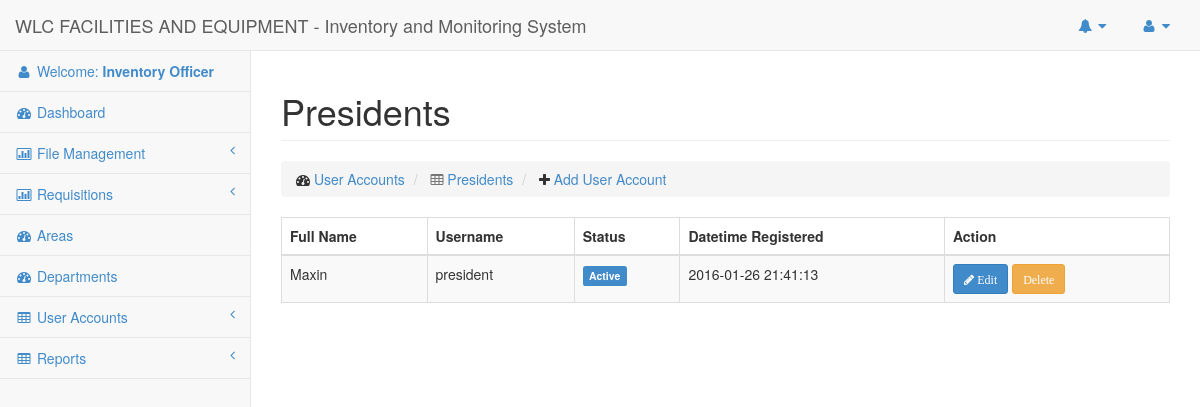
/Pages/Users/Presidents/listing.php (signed in), run on the app's committed database.
### tables this page shows
CREATE TABLE `users` (
  `id` int(50) NOT NULL AUTO_INCREMENT,
  `email` varchar(100) NOT NULL,
  `password` varchar(100) NOT NULL,
  `lastname` varchar(100) NOT NULL,
  `firstname` varchar(100) NOT NULL,
  `middlename` varchar(50) NOT NULL,
  `status` enum('Active','Inactive','Deleted') NOT NULL,
  `type` varchar(30) NOT NULL,
  `datetime_added` datetime NOT NULL,
  `datetime_updated` varchar(45) NOT NULL,
  `datetime_deleted` varchar(45) NOT NULL,
  `department_id` int(11) NOT NULL,
  PRIMARY KEY (`id`),
  UNIQUE KEY `user_id` (`id`),
  UNIQUE KEY `user_id_2` (`id`),
  UNIQUE KEY `user_id_3` (`id`)
);

### Config/DbConnection.php (called while the page is built, shortened)
<?php
Class DbConnection{
	private static $_instance;
	public static function connect() {
		if(!self::$_instance) {
			self::$_instance = new self();
		}
		return self::$_instance;
	}
	private function __construct() {
		$this->_connection = new mysqli(Constant::DB_HOST, Constant::DB_USER,
			Constant::DB_PASS, Constant::DB_NAME);
	}
	public function getConnection() {
		return $this->_connection;
	}
}

### Repositories/Base.php (called while the page is built, shortened)
<?php
Class Base {
	public $connection = '';
	public function __construct()
	{
		$this->connection = DbConnection::connect()->getConnection();
	}
	public function getAll($columns = null, $where = null)
	{
		$sql = '';
		if ($columns) {
			$sql = 'SELECT '.implode(',', $columns).' FROM '.$this->table;
			if ($where) {
				$whereClause = [];
				$sql .= ' WHERE ';
				foreach ($where as $column => $value) {
					$whereClause[] = "`$this->table`.`$column`='$value'";
				}
				$sql .= ' '.implode(',', $whereClause);
			}
		} else {
			$sql = 'SELECT * FROM '.$this->table;
		}
		$data = $this->connection->query($sql);
		return $data;
	}
}
?>

### Pages/Users/Presidents/listing.php (the view, shortened to what this page needs)
<?php
$userObj = new User();
?>
  <div class="row">
      <div class="col-lg-12">
          <h1 class="page-header">Presidents</h1>
          <ol class="breadcrumb">
              <li>
                  <i class="fa fa-dashboard"></i>  <a href="#">User Accounts</a>
              </li>
              <li class='active'>
                  <i class="fa fa-table"></i>  <a href="#">Presidents</a>
              </li>
              <li>
                  <i class="fa fa-plus"></i>  <a href="#">Add User Account</a>
              </li>
          </ol>
      </div>
  </div>
  <div class="row">
    <div class="col-md-12">
      <div class="table-responsive">
        <?php
            $result = $userObj->getAll([
                'email',
                'firstname',
                'middlename',
                'lastname',
                'status',
                'datetime_added'
              ], [
                'type' => Constant::USER_PRESIDENT
              ]);
        ?>
        <table class="table table-striped table-hover table-bordered">
          <thead>
              <tr id='th'>
                <th> Full Name </th>
                <th> Username </th>
                <th> Status </th>
                <th> Datetime Registered </th>
                <th> Action </th>
              </tr>
          </thead>
          <tbody>
            <?php if ($result && 0 != $result->num_rows) { ?>
                <?php  while ($user = $result->fetch_assoc()) { ?>
                  <tr>
                    <td><?php echo $user['firstname']; ?></td>
                    <td><?php echo $user['email']; ?></td>
                    <td><?php echo UserUtility::formatStatus($user['status']); ?></td>
                    <td><?php echo $user['datetime_added']; ?></td>
                    <td>
                        <a href="#" class='btn btn-sm btn-primary'>
                          <i class='fa fa-pencil'> Edit</i>
                        </a>
                        <a href="#" class='btn btn-sm btn-warning'>
                          <i class='fa fa-delete'>Delete</i>
                        </a>
                    </td>
                  </tr>
                <?php } ?>
            <?php } ?>
          </tbody>
        </table>
      </div>
    </div>
  </div>

### Utilities/UserUtility.php (shortened to what this page needs)
<?php
class UserUtility
{
	public static function formatStatus($status)
	{
		if ($status == Constant::USER_ACTIVE) {
			return '<label class="label label-primary">Active</label>';
		} else if ($status == Constant::USER_DELETED) {
			return '<label class="label label-danger">Deleted</label>';
		}
	}
}

### css/sb-admin-2.css (style rules this page uses)
body { background-color: #f8f8f8; }

### data on the page
users: firstname "Maxin", email "president", status "Active", datetime_added "2016-01-26 21:41:13"

### other printed values
$_SESSION['type'] "Inventory Officer"
